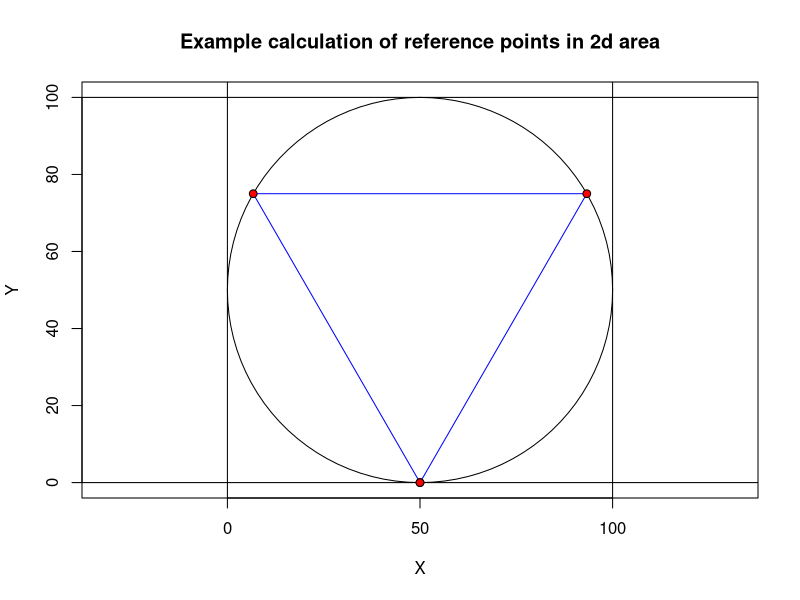
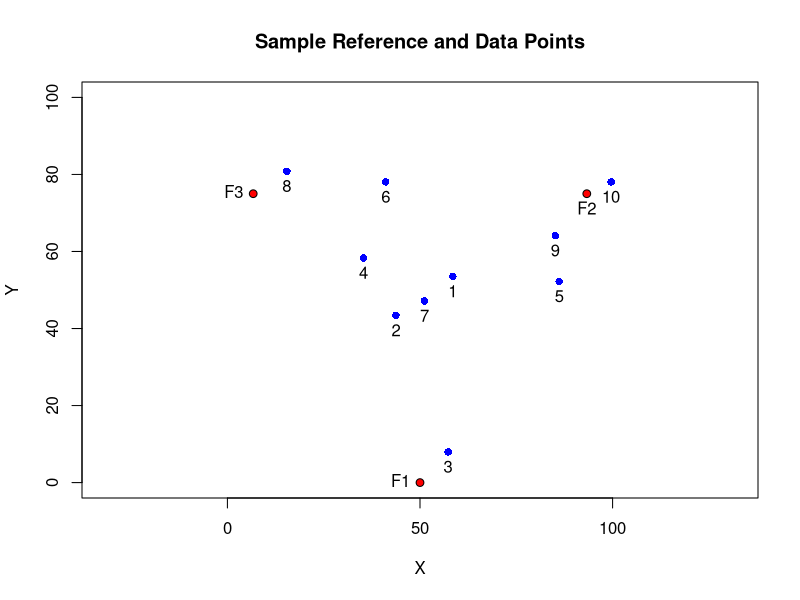
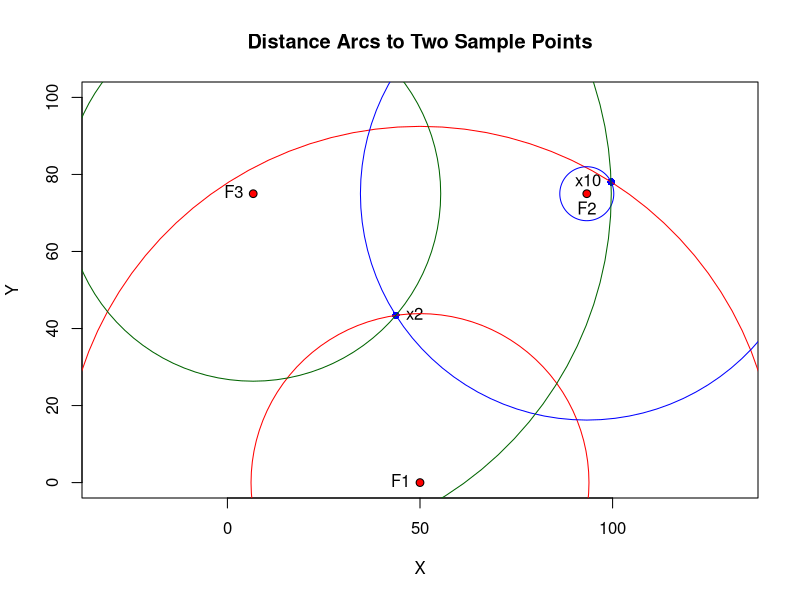

Source code (R) for these figures, in order:
## ---- chunk 1
knitr::opts_chunk$set(echo = TRUE)
## ---- chunk 2
library(plotrix)

plot(x=NULL, y=NULL, xlim=c(0,100), ylim=c(0,100), asp = 1,
     xlab='X', ylab='Y',
     main = "Example calculation of reference points in 2d area")
draw.circle(x = 50, y = 50, radius = 50)
abline(h=0)
abline(h=100)
abline(v=0)
abline(v=100)

# Draw point
draw.circle(x = 50, y = 0, radius = 1, lwd = 1, col="red")

# Triangle points:
myTri <- data.frame(id=1, x=50, y=0)
myTri <- rbind(myTri, c(2, 25*(2+sqrt(3)), tan(pi/3)*((25*(2+sqrt(3)))-50)))
myTri <- rbind(myTri, c(3, -25*(sqrt(3)-2), tan(-pi/3)*((-25*(sqrt(3)-2))-50)))
polygon(myTri[,2], myTri[,3], border="blue")

# abline(a=tan(pi/3)*(-50), tan(pi/3))


# Draw point
draw.circle(x = 50, y = 0, radius = 1, lwd = 1, col="red")
draw.circle(x = 25*(2+sqrt(3)), y = tan(pi/3)*((25*(2+sqrt(3)))-50), radius = 1, lwd = 1, col="red")
draw.circle(x = -25*(sqrt(3)-2), y = tan(-pi/3)*((-25*(sqrt(3)-2))-50), radius = 1, lwd = 1, col="red")
## ---- chunk 3
  myDist <- function(x, y) {
    # x and y must be 2D points -- (x,y) tuples i.e.: x <- c(1,2) y <- c(3,4)
    d <- sqrt((x[[1]]-y[[1]])^2+(x[[2]]-y[[2]])^2)
    return(d)
  }

  # Function to generate lots of random points
  makepoints <- function(n, min, max) {
    set.seed(1729)
    myPoints <- data.frame(x = runif(n = n, min = min, max = max),
                           y = runif(n = n, min = min, max = max))
    return(myPoints)
  }

  # 10 Random Points (seed ensures reproducibility):
  myPoints <- makepoints(10, 0, 100)
  myPoints
## ---- chunk 4
  myTrilat <- data.frame(d1=NULL, d2=NULL, d3=NULL)
  for(i in 1:nrow(myPoints)) {
    myTrilat[i, 'd1'] <- myDist(c(myPoints[i,'x'], myPoints[i, 'y']), c(myTri[1,'x'], myTri[1,'y']))
    myTrilat[i, 'd2'] <- myDist(c(myPoints[i,'x'], myPoints[i, 'y']), c(myTri[2,'x'], myTri[2,'y']))
    myTrilat[i, 'd3'] <- myDist(c(myPoints[i,'x'], myPoints[i, 'y']), c(myTri[3,'x'], myTri[3,'y']))
  }

  myTrilateration <- cbind(myPoints, myTrilat)
  rm(myTrilat)  #twas temporary
  myTrilateration
## ---- chunk 5

  plot(x=NULL, y=NULL, xlim=c(0,100), ylim=c(0,100), asp = 1,
       xlab='X', ylab='Y', main = "Sample Reference and Data Points")
  points(myTrilateration, col="blue", pch=16, asp=1)
  text(myTrilateration, pos = 1)
  
  draw.circle(x = myTri[1,'x'], y = myTri[1,'y'], radius = 1, lwd = 1, col="red")
  draw.circle(x = myTri[2,'x'], y = myTri[2,'y'], radius = 1, lwd = 1, col="red")
  draw.circle(x = myTri[3,'x'], y = myTri[3,'y'], radius = 1, lwd = 1, col="red")
  text(myTri[1, 'x'], myTri[1, 'y'], labels = 'F1', pos=2)
  text(myTri[2, 'x'], myTri[2, 'y'], labels = 'F2', pos=1)
  text(myTri[3, 'x'], myTri[3, 'y'], labels = 'F3', pos=2)
## ---- chunk 6
# Arcs around two points:
  
  plot(x=NULL, y=NULL, xlim=c(0,100), ylim=c(0,100), asp = 1,
       xlab='X', ylab='Y', main = "Distance Arcs to Two Sample Points")
  points(myTrilateration[c(2,10),'x'], myTrilateration[c(2,10),'y'], col="blue", pch=16, asp=1)
  text(myTrilateration[2,'x'], myTrilateration[2,'y'], labels = 'x2', pos=4)
  text(myTrilateration[10,'x'], myTrilateration[10,'y'], labels = 'x10', pos=2)
  
  draw.circle(x = myTri[1,'x'], y = myTri[1,'y'], radius = 1, lwd = 1, col="red")
  draw.circle(x = myTri[2,'x'], y = myTri[2,'y'], radius = 1, lwd = 1, col="red")
  draw.circle(x = myTri[3,'x'], y = myTri[3,'y'], radius = 1, lwd = 1, col="red")
  text(myTri[1, 'x'], myTri[1, 'y'], labels = 'F1', pos=2)
  text(myTri[2, 'x'], myTri[2, 'y'], labels = 'F2', pos=1)
  text(myTri[3, 'x'], myTri[3, 'y'], labels = 'F3', pos=2)
  
  
  draw.circle(x=myTri[1,'x'], y=myTri[1,'y'], radius=myTrilateration[2,'d1'], border="red")
  draw.circle(x=myTri[1,'x'], y=myTri[1,'y'], radius=myTrilateration[10,'d1'], border = "red")

  draw.circle(x=myTri[2,'x'], y=myTri[2,'y'], radius=myTrilateration[2,'d2'], border="blue")
  draw.circle(x=myTri[2,'x'], y=myTri[2,'y'], radius=myTrilateration[10,'d2'], border="blue")

  draw.circle(x=myTri[3,'x'], y=myTri[3,'y'], radius=myTrilateration[2,'d3'], border="darkgreen")
  draw.circle(x=myTri[3,'x'], y=myTri[3,'y'], radius=myTrilateration[10,'d3'], border="darkgreen")
